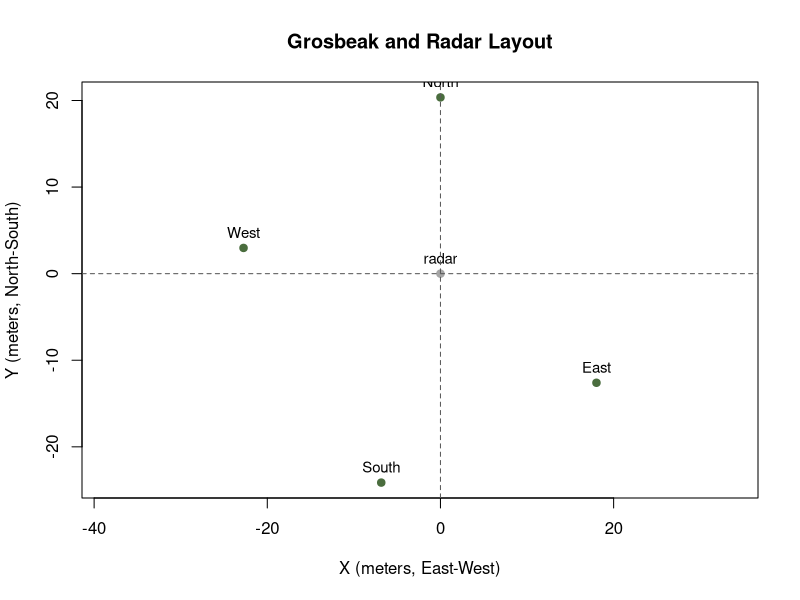

Reproduce this figure in R.
# Define distance matrix (meters)
distances <- matrix(c(
  0,      45.001, 26.929, 30.965,  # South to others
  45.001, 0,      37.295, 28.220,  # North
  26.929, 37.295, 0,      43.631,  # East
  30.965, 28.220, 43.631, 0        # West
), nrow = 4, byrow = TRUE)

# S N E W

rownames(distances) <- colnames(distances) <- c("South", "North", "East", "West")

# Add radar as 5th point
radar_dists <- c(24.633, 19.716, 21.352, 22.364)
distances_radar <- as.matrix(rbind(
  cbind(distances, radar = radar_dists),
  radar = c(radar_dists, 0)
))

# Get relative coordinates (2D scaling)
coords <- cmdscale(as.dist(distances_radar), k = 2)

# Shift so radar is at (0,0)
coords_shifted <- sweep(coords, 2, coords["radar", ])

# Rotate so North is on +Y axis
theta <- atan2(coords_shifted["North", 2], coords_shifted["North", 1])
rotation_matrix <- matrix(c(cos(-theta), -sin(-theta),
                            sin(-theta),  cos(-theta)), ncol = 2)
coords_aligned <- as.matrix(coords_shifted) %*% rotation_matrix

# Flip horizontally if East/West reversed
if (coords_aligned["East",1] < coords_aligned["West",1]) {
  coords_aligned[,1] <- -coords_aligned[,1]
}

# Rotate 90 deg clockwise so North is "up"
rotation_90 <- matrix(c(0, 1, -1, 0), ncol = 2)
coords_aligned <- coords_aligned %*% rotation_90

# Create final data frame
utm_coords <- data.frame(
  direction = rownames(coords_aligned),
  x = coords_aligned[,1],
  y = coords_aligned[,2]
)

print(utm_coords)

# Write out
write.csv(utm_coords, "aru_coords.csv", row.names = FALSE)

# View the locations to laugh at how bad my placement was
plot(
  utm_coords$x, utm_coords$y,
  xlab = "X (meters, East-West)",
  ylab = "Y (meters, North-South)",
  asp = 1, pch = 19, col = ifelse(utm_coords$direction == "radar", "gray65", "#4a6d3e"),
  main = "Grosbeak and Radar Layout"
)
text(utm_coords$x, utm_coords$y, labels = utm_coords$direction, pos = 3, cex = 0.9)
abline(h = 0, v = 0, lty = 2, col = "gray35")
